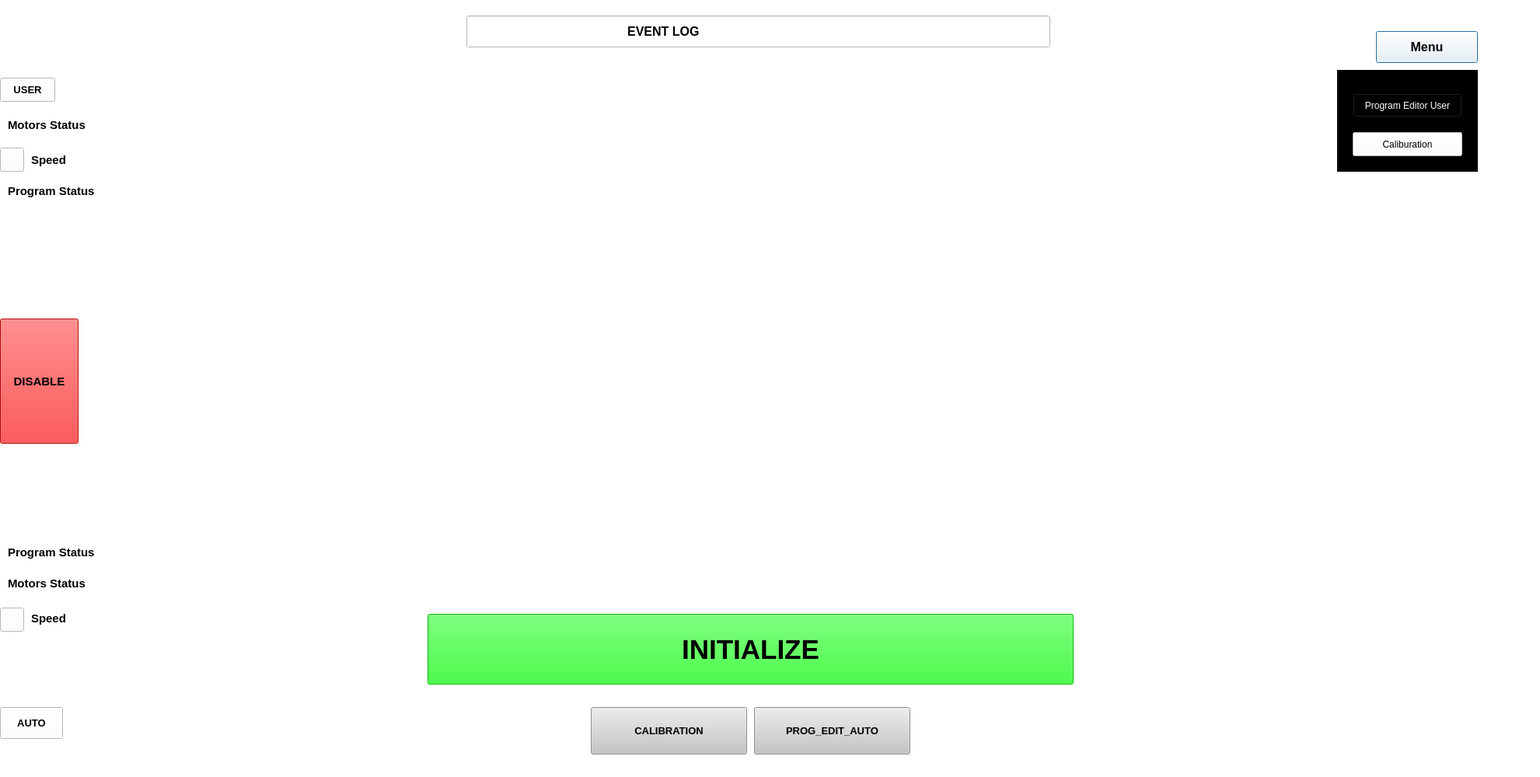
<?xml version="1.0" encoding="UTF-8"?>
<ui version="4.0">
 <class>Dialog</class>
 <widget class="QDialog" name="Dialog">
  <property name="geometry">
   <rect>
    <x>0</x>
    <y>0</y>
    <width>1981</width>
    <height>1000</height>
   </rect>
  </property>
  <property name="windowTitle">
   <string>Dialog</string>
  </property>
  <property name="styleSheet">
   <string notr="true">background-color: rgb(255, 255, 255);</string>
  </property>
  <widget class="QLineEdit" name="lineEdit">
   <property name="geometry">
    <rect>
     <x>600</x>
     <y>20</y>
     <width>751</width>
     <height>41</height>
    </rect>
   </property>
   <property name="font">
    <font>
     <pointsize>12</pointsize>
     <weight>75</weight>
     <bold>true</bold>
    </font>
   </property>
   <property name="text">
    <string>                                              EVENT LOG</string>
   </property>
  </widget>
  <widget class="QLabel" name="label_4">
   <property name="geometry">
    <rect>
     <x>610</x>
     <y>30</y>
     <width>21</width>
     <height>21</height>
    </rect>
   </property>
   <property name="text">
    <string/>
   </property>
   <property name="pixmap">
    <pixmap>../images_home/info.png</pixmap>
   </property>
   <property name="scaledContents">
    <bool>true</bool>
   </property>
  </widget>
  <widget class="QLabel" name="label_6">
   <property name="geometry">
    <rect>
     <x>1540</x>
     <y>700</y>
     <width>311</width>
     <height>251</height>
    </rect>
   </property>
   <property name="text">
    <string/>
   </property>
   <property name="pixmap">
    <pixmap>../images_home/1.png</pixmap>
   </property>
   <property name="scaledContents">
    <bool>true</bool>
   </property>
  </widget>
  <widget class="QLabel" name="label_7">
   <property name="geometry">
    <rect>
     <x>10</x>
     <y>840</y>
     <width>51</width>
     <height>61</height>
    </rect>
   </property>
   <property name="text">
    <string/>
   </property>
   <property name="pixmap">
    <pixmap>../images_home/a-removebg-preview.png</pixmap>
   </property>
   <property name="scaledContents">
    <bool>true</bool>
   </property>
  </widget>
  <widget class="QLabel" name="label_9">
   <property name="geometry">
    <rect>
     <x>10</x>
     <y>10</y>
     <width>51</width>
     <height>61</height>
    </rect>
   </property>
   <property name="text">
    <string/>
   </property>
   <property name="pixmap">
    <pixmap>../images_home/U.png</pixmap>
   </property>
   <property name="scaledContents">
    <bool>true</bool>
   </property>
  </widget>
  <widget class="QPushButton" name="homemenubtn1">
   <property name="geometry">
    <rect>
     <x>1770</x>
     <y>40</y>
     <width>131</width>
     <height>41</height>
    </rect>
   </property>
   <property name="font">
    <font>
     <pointsize>12</pointsize>
     <weight>75</weight>
     <bold>true</bold>
    </font>
   </property>
   <property name="text">
    <string>Menu</string>
   </property>
   <property name="icon">
    <iconset>
     <normaloff>:/symbol/menu.png</normaloff>:/symbol/menu.png</iconset>
   </property>
  </widget>
  <widget class="QLabel" name="label_15">
   <property name="geometry">
    <rect>
     <x>550</x>
     <y>110</y>
     <width>831</width>
     <height>671</height>
    </rect>
   </property>
   <property name="text">
    <string/>
   </property>
   <property name="pixmap">
    <pixmap>../images_home/logo.png</pixmap>
   </property>
   <property name="scaledContents">
    <bool>true</bool>
   </property>
  </widget>
  <widget class="QLabel" name="label_46">
   <property name="geometry">
    <rect>
     <x>10</x>
     <y>230</y>
     <width>281</width>
     <height>31</height>
    </rect>
   </property>
   <property name="font">
    <font>
     <pointsize>11</pointsize>
     <weight>75</weight>
     <bold>true</bold>
    </font>
   </property>
   <property name="text">
    <string>Program Status</string>
   </property>
  </widget>
  <widget class="QLabel" name="label_44">
   <property name="geometry">
    <rect>
     <x>10</x>
     <y>140</y>
     <width>301</width>
     <height>41</height>
    </rect>
   </property>
   <property name="font">
    <font>
     <pointsize>11</pointsize>
     <weight>75</weight>
     <bold>true</bold>
    </font>
   </property>
   <property name="text">
    <string>Motors Status</string>
   </property>
  </widget>
  <widget class="QLabel" name="label_45">
   <property name="geometry">
    <rect>
     <x>40</x>
     <y>190</y>
     <width>111</width>
     <height>31</height>
    </rect>
   </property>
   <property name="font">
    <font>
     <pointsize>11</pointsize>
     <weight>75</weight>
     <bold>true</bold>
    </font>
   </property>
   <property name="text">
    <string>Speed</string>
   </property>
  </widget>
  <widget class="QPushButton" name="pushButton_5">
   <property name="geometry">
    <rect>
     <x>0</x>
     <y>190</y>
     <width>31</width>
     <height>31</height>
    </rect>
   </property>
   <property name="font">
    <font>
     <weight>75</weight>
     <bold>true</bold>
    </font>
   </property>
   <property name="text">
    <string/>
   </property>
   <property name="icon">
    <iconset>
     <normaloff>../images_home/speed_img.png</normaloff>../images_home/speed_img.png</iconset>
   </property>
  </widget>
  <widget class="QPushButton" name="calibtn6">
   <property name="geometry">
    <rect>
     <x>760</x>
     <y>910</y>
     <width>201</width>
     <height>61</height>
    </rect>
   </property>
   <property name="font">
    <font>
     <pointsize>10</pointsize>
     <weight>75</weight>
     <bold>true</bold>
    </font>
   </property>
   <property name="styleSheet">
    <string notr="true">background-color: rgb(255, 169, 21);
background-color: rgb(197, 197, 197);
</string>
   </property>
   <property name="text">
    <string>CALIBRATION</string>
   </property>
  </widget>
  <widget class="QPushButton" name="increment_8">
   <property name="geometry">
    <rect>
     <x>550</x>
     <y>790</y>
     <width>831</width>
     <height>91</height>
    </rect>
   </property>
   <property name="font">
    <font>
     <pointsize>26</pointsize>
     <weight>75</weight>
     <bold>true</bold>
    </font>
   </property>
   <property name="styleSheet">
    <string notr="true">background-color: rgb(0, 255, 0);
</string>
   </property>
   <property name="text">
    <string>INITIALIZE</string>
   </property>
  </widget>
  <widget class="QPushButton" name="prgautobtn2">
   <property name="geometry">
    <rect>
     <x>970</x>
     <y>910</y>
     <width>201</width>
     <height>61</height>
    </rect>
   </property>
   <property name="font">
    <font>
     <pointsize>10</pointsize>
     <weight>75</weight>
     <bold>true</bold>
    </font>
   </property>
   <property name="styleSheet">
    <string notr="true">background-color: rgb(255, 169, 21);
background-color: rgb(197, 197, 197);
</string>
   </property>
   <property name="text">
    <string>PROG_EDIT_AUTO</string>
   </property>
  </widget>
  <widget class="QLabel" name="label_50">
   <property name="geometry">
    <rect>
     <x>10</x>
     <y>730</y>
     <width>241</width>
     <height>41</height>
    </rect>
   </property>
   <property name="font">
    <font>
     <pointsize>11</pointsize>
     <weight>75</weight>
     <bold>true</bold>
    </font>
   </property>
   <property name="text">
    <string>Motors Status</string>
   </property>
  </widget>
  <widget class="QLabel" name="label_51">
   <property name="geometry">
    <rect>
     <x>10</x>
     <y>695</y>
     <width>311</width>
     <height>31</height>
    </rect>
   </property>
   <property name="font">
    <font>
     <pointsize>11</pointsize>
     <weight>75</weight>
     <bold>true</bold>
    </font>
   </property>
   <property name="text">
    <string>Program Status</string>
   </property>
  </widget>
  <widget class="QLabel" name="label_52">
   <property name="geometry">
    <rect>
     <x>40</x>
     <y>780</y>
     <width>111</width>
     <height>31</height>
    </rect>
   </property>
   <property name="font">
    <font>
     <pointsize>11</pointsize>
     <weight>75</weight>
     <bold>true</bold>
    </font>
   </property>
   <property name="text">
    <string>Speed</string>
   </property>
  </widget>
  <widget class="QPushButton" name="pushButton_7">
   <property name="geometry">
    <rect>
     <x>0</x>
     <y>782</y>
     <width>31</width>
     <height>31</height>
    </rect>
   </property>
   <property name="font">
    <font>
     <weight>75</weight>
     <bold>true</bold>
    </font>
   </property>
   <property name="text">
    <string/>
   </property>
   <property name="icon">
    <iconset>
     <normaloff>../images_home/speed_img.png</normaloff>../images_home/speed_img.png</iconset>
   </property>
  </widget>
  <widget class="QPushButton" name="disablebtn5">
   <property name="geometry">
    <rect>
     <x>0</x>
     <y>410</y>
     <width>101</width>
     <height>161</height>
    </rect>
   </property>
   <property name="font">
    <font>
     <pointsize>11</pointsize>
     <weight>75</weight>
     <bold>true</bold>
    </font>
   </property>
   <property name="styleSheet">
    <string notr="true">background-color: rgb(255, 2, 2);</string>
   </property>
   <property name="text">
    <string>DISABLE</string>
   </property>
  </widget>
  <widget class="QPushButton" name="autobtn">
   <property name="geometry">
    <rect>
     <x>0</x>
     <y>910</y>
     <width>81</width>
     <height>41</height>
    </rect>
   </property>
   <property name="font">
    <font>
     <pointsize>10</pointsize>
     <weight>75</weight>
     <bold>true</bold>
    </font>
   </property>
   <property name="text">
    <string>AUTO</string>
   </property>
  </widget>
  <widget class="QPushButton" name="userbtn">
   <property name="geometry">
    <rect>
     <x>0</x>
     <y>100</y>
     <width>71</width>
     <height>31</height>
    </rect>
   </property>
   <property name="font">
    <font>
     <pointsize>10</pointsize>
     <weight>75</weight>
     <bold>true</bold>
    </font>
   </property>
   <property name="text">
    <string>USER</string>
   </property>
  </widget>
  <widget class="QStackedWidget" name="stackedWidget">
   <property name="geometry">
    <rect>
     <x>1720</x>
     <y>90</y>
     <width>181</width>
     <height>131</height>
    </rect>
   </property>
   <property name="styleSheet">
    <string notr="true">background-color: rgb(0, 0, 0);
border-color: rgb(170, 0, 0);</string>
   </property>
   <property name="currentIndex">
    <number>0</number>
   </property>
   <widget class="QWidget" name="page">
    <widget class="QPushButton" name="calibtn7">
     <property name="geometry">
      <rect>
       <x>20</x>
       <y>80</y>
       <width>141</width>
       <height>31</height>
      </rect>
     </property>
     <property name="styleSheet">
      <string notr="true">background-color: rgb(255, 255, 255);</string>
     </property>
     <property name="text">
      <string>Caliburation</string>
     </property>
    </widget>
    <widget class="QPushButton" name="prgautobtn3">
     <property name="geometry">
      <rect>
       <x>20</x>
       <y>30</y>
       <width>141</width>
       <height>31</height>
      </rect>
     </property>
     <property name="styleSheet">
      <string notr="true">color: rgb(255, 255, 255);</string>
     </property>
     <property name="text">
      <string>Program Editor User</string>
     </property>
    </widget>
   </widget>
   <widget class="QWidget" name="page_2">
    <widget class="QPushButton" name="pushButton_13">
     <property name="geometry">
      <rect>
       <x>20</x>
       <y>10</y>
       <width>91</width>
       <height>31</height>
      </rect>
     </property>
     <property name="text">
      <string>PushButton</string>
     </property>
    </widget>
    <widget class="QPushButton" name="pushButton_14">
     <property name="geometry">
      <rect>
       <x>60</x>
       <y>50</y>
       <width>91</width>
       <height>31</height>
      </rect>
     </property>
     <property name="text">
      <string>PushButton</string>
     </property>
    </widget>
   </widget>
  </widget>
 </widget>
 <resources>
  <include location="../images_home/symbols.qrc"/>
 </resources>
 <connections/>
</ui>
